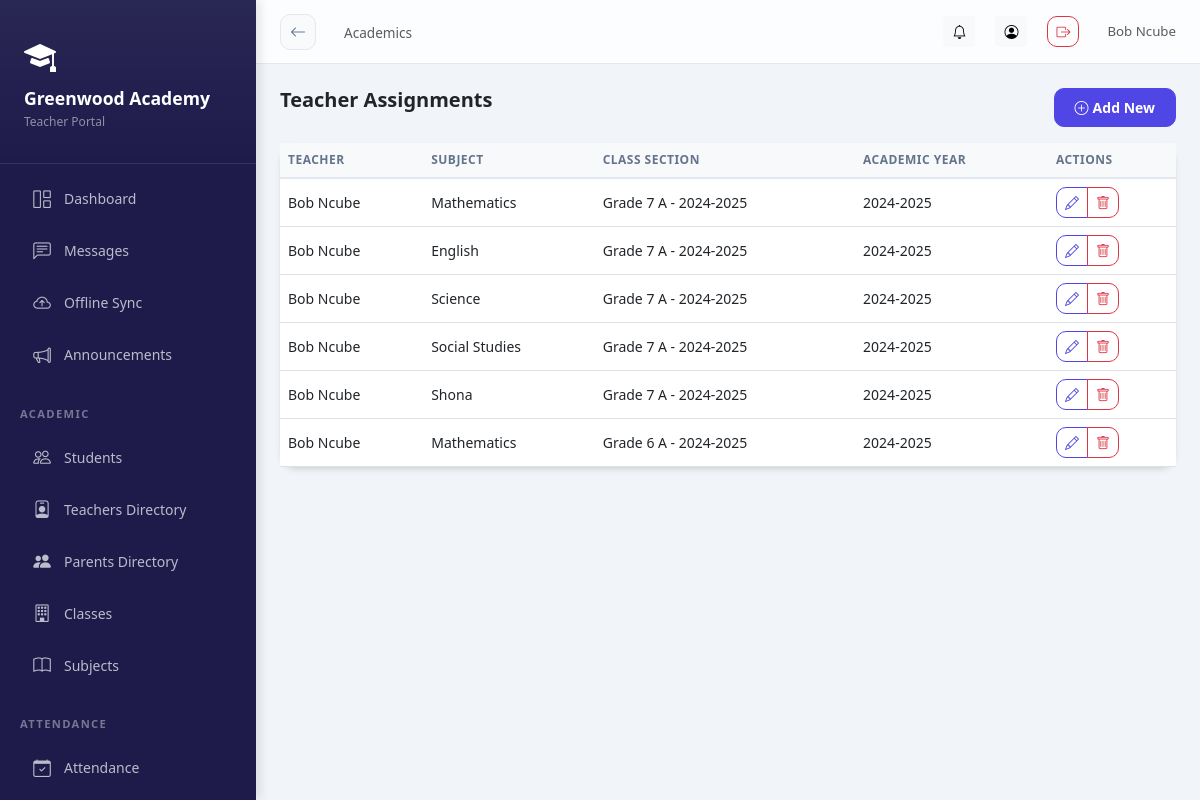
The app's page /academics/assignments/ (signed in), older data.
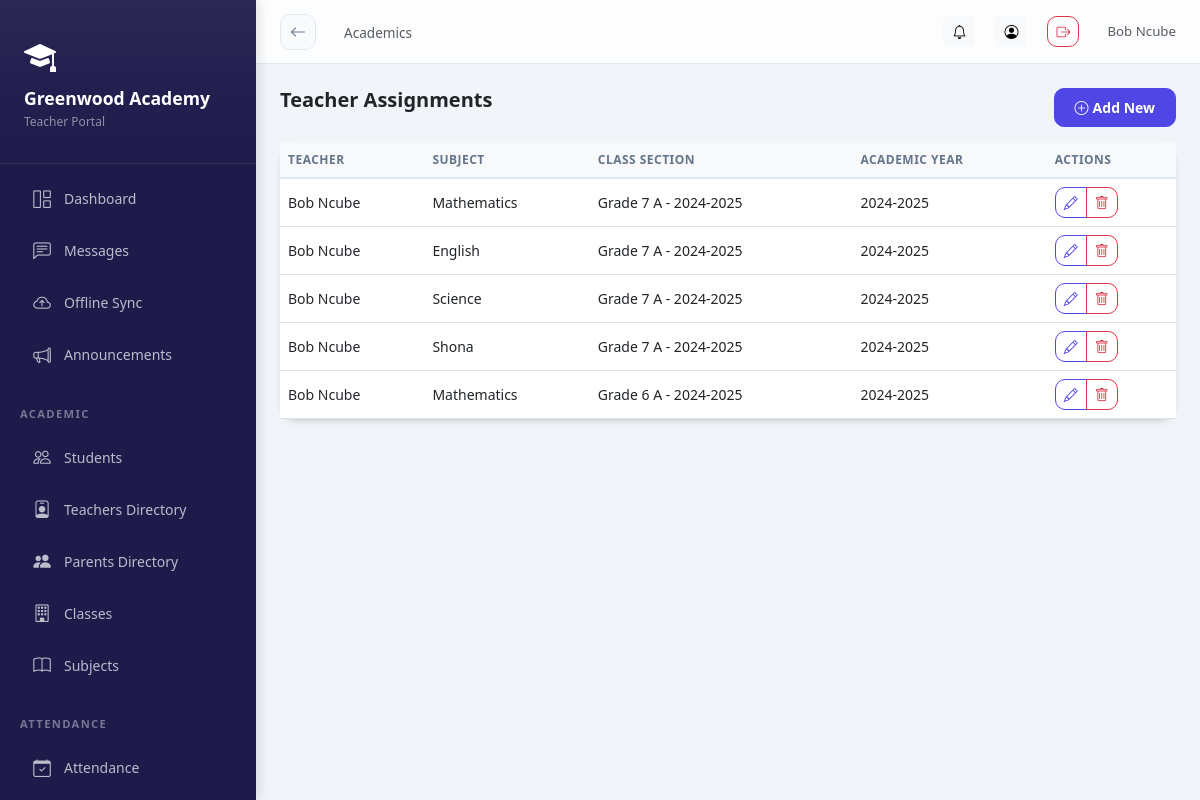
The same page, newer data.
### schools/models.py (models this page shows, shortened)
class School(models.Model):
    STATUS_CHOICES = [
        ('pending', 'Pending Approval'),
        ('active', 'Active'),
        ('suspended', 'Suspended'),
        ('rejected', 'Rejected'),
    ]
    name = models.CharField(max_length=200)
    subdomain = models.CharField(max_length=50, unique=True, db_index=True)
    email = models.EmailField()
    phone = models.CharField(max_length=20, blank=True)
    address = models.TextField(blank=True)
    logo = models.ImageField(upload_to='school_logos/', blank=True, null=True)
    theme_color = models.CharField(max_length=7, default='#4F46E5', help_text='Hex color code')
    motto = models.CharField(max_length=200, blank=True)
    status = models.CharField(max_length=20, choices=STATUS_CHOICES, default='pending')
    is_demo = models.BooleanField(default=False)
    created_at = models.DateTimeField(auto_now_add=True)
    updated_at = models.DateTimeField(auto_now=True)
    is_deleted = models.BooleanField(default=False)
    parent_registration_enabled = models.BooleanField(default=True)
    registration_token = models.CharField(max_length=100, unique=True, blank=True, null=True)
    subscription_active = models.BooleanField(default=False)
    subscription_expires = models.DateTimeField(null=True, blank=True)
    class Meta:
        ordering = ['-created_at']

class SchoolUser(SyncBaseModel):
    ROLE_CHOICES = [
        ('headmaster', 'Headmaster'),
        ('admin', 'School Admin'),
        ('teacher', 'Teacher'),
        ('student', 'Student'),
        ('parent', 'Parent'),
    ]
    user = models.ForeignKey(User, on_delete=models.CASCADE, related_name='school_memberships')
    school = models.ForeignKey(School, on_delete=models.CASCADE, related_name='members', db_index=True)
    role = models.CharField(max_length=20, choices=ROLE_CHOICES, db_index=True)
    is_active = models.BooleanField(default=True, db_index=True)
    signature = models.ImageField(upload_to='signatures/', blank=True, null=True)
    class Meta:
        unique_together = ['user', 'school']

### academics/models.py (models this page shows, shortened)
class TeacherSubjectAssignment(SyncBaseModel):
    school = models.ForeignKey(School, on_delete=models.CASCADE, related_name='teacher_subject_assignments', null=True, blank=True)
    teacher = models.ForeignKey(
        SchoolUser,
        on_delete=models.CASCADE,
        limit_choices_to={'role': 'teacher'},
        related_name='subject_assignments'
    )
    subject = models.ForeignKey(Subject, on_delete=models.CASCADE, related_name='teacher_assignments')
    class_section = models.ForeignKey(ClassSection, on_delete=models.CASCADE, related_name='teacher_subjects')
    academic_year = models.ForeignKey(AcademicYear, on_delete=models.CASCADE, related_name='teacher_assignments')
    objects = TenantManager()
    all_objects = models.Manager()
    class Meta:
        unique_together = ['teacher', 'subject', 'class_section', 'academic_year']

class Subject(SyncBaseModel):
    school = models.ForeignKey(School, on_delete=models.CASCADE, related_name='subjects')
    name = models.CharField(max_length=100)
    code = models.CharField(max_length=20, blank=True)
    description = models.TextField(blank=True)
    objects = TenantManager()
    all_objects = models.Manager()
    class Meta:
        ordering = ['name']

class ClassSection(SyncBaseModel):
    school = models.ForeignKey(School, on_delete=models.CASCADE, related_name='class_sections')
    class_level = models.ForeignKey(ClassLevel, on_delete=models.CASCADE, related_name='sections')
    section_name = models.CharField(max_length=20)  # e.g., "A", "B", "Science"
    class_teacher = models.ForeignKey(
        SchoolUser,
        on_delete=models.SET_NULL,
        null=True,
        blank=True,
        limit_choices_to={'role': 'teacher'},
        related_name='homeroom_classes'
    )
    academic_year = models.ForeignKey(AcademicYear, on_delete=models.CASCADE, related_name='sections')
    objects = TenantManager()
    all_objects = models.Manager()
    class Meta:
        unique_together = ['class_level', 'section_name', 'academic_year']
        ordering = ['class_level__order', 'section_name']
    def __str__(self):
        return f"{self.class_level.name} {self.section_name} - {self.academic_year.name}"

class ClassLevel(SyncBaseModel):
    school = models.ForeignKey(School, on_delete=models.CASCADE, related_name='class_levels')
    name = models.CharField(max_length=50)  # e.g., "Grade 1", "Class 5"
    order = models.IntegerField(default=0)
    objects = TenantManager()
    all_objects = models.Manager()
    class Meta:
        ordering = ['order', 'name']

class AcademicYear(SyncBaseModel):
    school = models.ForeignKey(School, on_delete=models.CASCADE, related_name='academic_years')
    name = models.CharField(max_length=50)  # e.g., "2024-2025"
    start_date = models.DateField()
    end_date = models.DateField()
    is_current = models.BooleanField(default=False)
    objects = TenantManager()
    all_objects = models.Manager()
    class Meta:
        ordering = ['-start_date']

### academics/views.py (the view)
# urls.py: path('assignments/', views.TeacherAssignmentListView.as_view(), name='teacher_assignment_list'),
@method_decorator(login_required, name='dispatch')
class TeacherAssignmentListView(ListView):
    model = TeacherSubjectAssignment
    template_name = 'academics/teacher_assignment_list.html'
    context_object_name = 'assignments'
    def get_queryset(self):
        return TeacherSubjectAssignment.objects.filter(
            class_section__school=self.request.school
        ).select_related('teacher', 'subject', 'class_section')

### core/models.py (called while the page is built)
    def get_queryset(self):
        queryset = super().get_queryset()
        school = get_current_school()
        if school:
            return queryset.filter(school=school)
        return queryset

### schools/context_processors.py (called while the page is built)
def school_context(request):
    school = getattr(request, 'school', None)
    school_role = ''
    if school and request.user.is_authenticated:
        try:
            su = SchoolUser.objects.get(user=request.user, school=school, is_active=True)
            school_role = su.role
        except SchoolUser.DoesNotExist:
            pass
    return {
        'current_school': school,
        'school_role': school_role,
    }

### academics/templates/academics/teacher_assignment_list.html (shortened to what this page needs)
{% extends 'base_dashboard.html' %}
{% block page_title %}Academics{% endblock %}
{% block content %}
<div class="d-flex justify-content-between mb-3">
<h5 class="fw-bold mb-0">{% if 'list' in 'teacher_assignment_list' %}{% if 'year' in 'teacher_assignment_list' %}Academic Years{% elif 'level' in 'teacher_assignment_list' %}Class Levels{% elif 'subject' in 'teacher_assignment_list' %}Subjects{% elif 'section' in 'teacher_assignment_list' %}Class Sections{% elif 'assignment' in 'teacher_assignment_list' %}Teacher Assignments{% endif %}{% endif %}</h5>
{% if 'list' in 'teacher_assignment_list' %}<a href="{% if 'year' in 'teacher_assignment_list' %}{% url 'academics:academic_year_add' %}{% elif 'level' in 'teacher_assignment_list' %}{% url 'academics:class_level_add' %}{% elif 'subject' in 'teacher_assignment_list' %}{% url 'academics:subject_add' %}{% elif 'section' in 'teacher_assignment_list' %}{% url 'academics:class_section_add' %}{% elif 'assignment' in 'teacher_assignment_list' %}{% url 'academics:teacher_assignment_add' %}{% endif %}" class="btn btn-primary btn-sm"><i class="bi bi-plus-circle me-1"></i>Add New</a>{% endif %}
</div>
{% if 'list' in 'teacher_assignment_list' %}
<div class="card"><div class="table-responsive"><table class="table table-hover mb-0">
<thead class="table-light"><tr><th>Teacher</th><th>Subject</th><th>Class Section</th><th>Academic Year</th><th>Actions</th></tr></thead>
<tbody>
{% for obj in assignments %}
<tr>
    <td>{{ obj.teacher.user.get_full_name }}</td>
    <td>{{ obj.subject.name }}</td>
    <td>{{ obj.class_section }}</td>
    <td>{{ obj.academic_year.name }}</td>
    <td>
        <div class="btn-group btn-group-sm">
            <a href="{% url 'academics:teacher_assignment_edit' obj.pk %}" class="btn btn-outline-primary" title="Edit">
                <i class="bi bi-pencil"></i>
            </a>
            <a href="{% url 'academics:teacher_assignment_delete' obj.pk %}" class="btn btn-outline-danger" onclick="return confirm('Delete this assignment?');" title="Delete">
                <i class="bi bi-trash"></i>
            </a>
        </div>
    </td>
</tr>
{% empty %}<tr><td colspan="5" class="text-center py-4 text-muted">No assignments yet.</td></tr>
{% endfor %}
</tbody>
</table></div></div>
{% endif %}
{% endblock %}

### templates/base_dashboard.html (shortened to what this page needs)
<!DOCTYPE html>
<html lang="en">
<head>
<link rel="stylesheet" href="https://cdn.jsdelivr.net/npm/bootstrap@5.3.0/dist/css/bootstrap.min.css">
<link rel="stylesheet" href="https://cdn.jsdelivr.net/npm/bootstrap-icons@1.11.0/font/bootstrap-icons.css">
<link href="https://cdn.jsdelivr.net/npm/tom-select@2.2.2/dist/css/tom-select.bootstrap5.css" rel="stylesheet">
</head>
<body>
<div class="sidebar" id="sidebar">
  <div class="sidebar-brand">
    {% if current_school.logo %}
      <img src="{{ current_school.logo.url }}" alt="{{ current_school.name }}" class="rounded">
  {% else %}
    <i class="bi bi-mortarboard-fill text-white mb-2 d-block" style="font-size: 2rem;"></i>
  {% endif %}
  <h5>{{ current_school.name|default:"AcademiaLink" }}</h5>
  <small>{{ school_role|title }} Portal</small>
  </div>
  <nav class="py-2">
    <a href="{% url 'analytics:dashboard' %}" class="nav-link {% if request.path == '/analytics/dashboard/' %}active{% endif %}">
      <i class="bi bi-grid-1x2"></i> Dashboard
    </a>
    <a href="{% url 'messaging:list' %}" class="nav-link {% if 'messages' in request.path %}active{% endif %}">
      <i class="bi bi-chat-left-text"></i> Messages
    </a>
    <a href="{% url 'offline_sync' %}" class="nav-link {% if request.resolver_match.url_name == 'offline_sync' %}active{% endif %}">
      <i class="bi bi-cloud-arrow-up"></i>
      <span>Offline Sync</span>
    </a>
    <a href="{% url 'notifications:announcements' %}" class="nav-link {% if 'announcements' in request.path %}active{% endif %}">
      <i class="bi bi-megaphone"></i> Announcements
    </a>
    {% if school_role in 'headmaster,teacher' %}
    <div class="nav-section">Academic</div>
    <a href="{% url 'academics:student_list' %}" class="nav-link {% if 'students' in request.path %}active{% endif %}">
      <i class="bi bi-people"></i> Students
    </a>
    {% if school_role in 'headmaster,teacher,admin' %}
    <a href="{% url 'academics:teacher_list' %}" class="nav-link {% if 'teachers' in request.path %}active{% endif %}">
      <i class="bi bi-person-badge"></i> Teachers Directory
    </a>
    <a href="{% url 'academics:parent_list' %}" class="nav-link {% if 'parents' in request.path %}active{% endif %}">
      <i class="bi bi-people-fill"></i> Parents Directory
    </a>
    {% endif %}
    <a href="{% url 'academics:class_section_list' %}" class="nav-link {% if 'sections' in request.path %}active{% endif %}">
      <i class="bi bi-building"></i> Classes
    </a>
    <a href="{% url 'academics:subject_list' %}" class="nav-link {% if 'subjects' in request.path %}active{% endif %}">
      <i class="bi bi-book"></i> Subjects
    </a>
    <div class="nav-section">Attendance</div>
    <a href="{% url 'attendance:home' %}" class="nav-link {% if 'attendance' in request.path %}active{% endif %}">
      <i class="bi bi-calendar-check"></i> Attendance
    </a>
    <div class="nav-section">Results</div>
    {% endif %}
  </nav>
</div>
<div class="main-content">
  <div class="topbar">
    <div class="topbar-left">
      <a href="javascript:history.back()" class="btn-back d-none d-md-flex" id="global-back-btn" title="Go Back">
        <i class="bi bi-arrow-left"></i>
      </a>
      <nav aria-label="breadcrumb" class="d-none d-md-block">
        <span class="text-muted" style="font-size:.85rem;">{% block page_title %}{% endblock %}</span>
      </nav>
    </div>
    <div class="topbar-right">
        <a href="{% url 'notifications:list' %}" class="btn btn-sm btn-light position-relative" title="Notifications">
        <i class="bi bi-bell"></i>
      </a>
      <a href="{% url 'accounts:profile' %}" class="btn btn-sm btn-light" title="Profile">
        <i class="bi bi-person-circle"></i>
      </a>
      <a href="{% url 'accounts:logout' %}" class="btn btn-sm btn-outline-danger" title="Logout">
        <i class="bi bi-box-arrow-right"></i>
      </a>
      <span class="text-muted d-none d-md-inline-block ms-2" style="font-size:.83rem;">
        {{ user.get_full_name|default:user.username }}
      </span>
    </div>
  </div>
  <div class="page-content">
    {% block content %}{% endblock %}
  </div>
</div>
</body>
</html>

Row changes from the older to the newer data that the page shows:
removed TeacherSubjectAssignment: teacher.user.get_full_name "Bob Ncube", subject.name "Social Studies", class_section "Grade 7 A - 2024-2025", academic_year.name "2024-2025"
